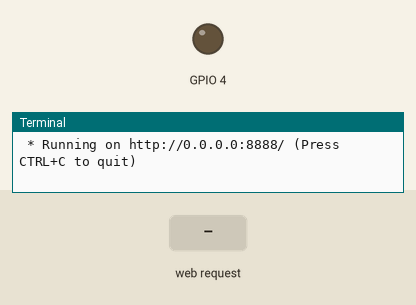
The program below on a simulated Raspberry Pi (BCM pin numbers). On the bench: output pins drawn as LEDs (lit = HIGH), the last lines printed to the terminal. The inputs (shaded band) are chosen by the test bench. The clock reads 2024-03-15 10:24:30 at power-on unless the program sets it.

Above: at 1.2 s.
1.3 s: HTTP request for /on received
At 2.5 s:
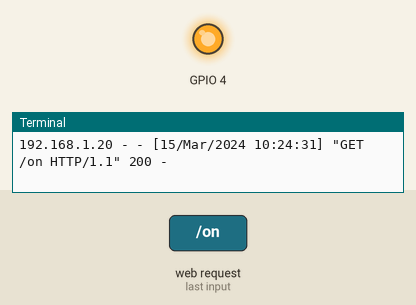
2.8 s: HTTP request for /off received
At 3.8 s:
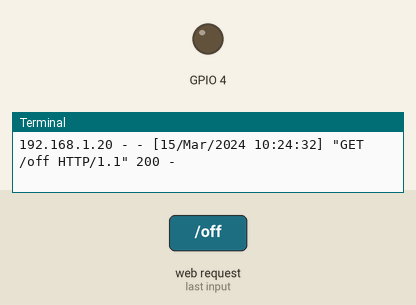
Timing chart, 0 to 5.8 s (numbered marks = the images above; inputs shaded):
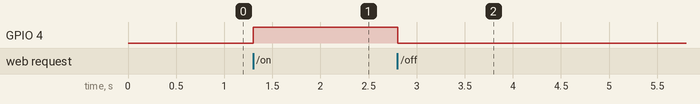

The program:

start.py
```python
from flask import Flask, render_template, jsonify
from tmpg import get_temp
import RPi.GPIO as GPIO
import time


app = Flask(__name__)

@app.route("/")
def index():

    return render_template("index.html")

@app.route("/tmp_info", methods=['GET', 'POST'])
def tmp_info():

	tmp, hum = get_temp()
	tmp_info = {'tmp': tmp, 'hum': hum}
	return jsonify(tmp_info)


@app.route("/on")
def on():
    GPIO.setmode(GPIO.BCM)
    GPIO.setup(4,GPIO.OUT)
    GPIO.setwarnings(False)
    GPIO.output(4,GPIO.HIGH)
    return render_template("main.html")

@app.route("/off")
def off():
    GPIO.setmode(GPIO.BCM)
    GPIO.setup(4,GPIO.OUT)
    GPIO.setwarnings(False)
    GPIO.output(4,GPIO.LOW)
    return render_template("main.html")


if __name__=="__main__":
    app.run(host='0.0.0.0', port=8888, debug=True)
```

tmpg.py
```python
#!/usr/bin/python

import RPi.GPIO as GPIO
import time
import requests
import json

def DHT11():
  channel = 18
  data = []
  j = 0

  GPIO.setmode(GPIO.BOARD)
  time.sleep(1)
  GPIO.setup(channel, GPIO.OUT)
  GPIO.output(channel, GPIO.LOW)
  time.sleep(0.02)
  GPIO.output(channel, GPIO.HIGH)
  GPIO.setup(channel, GPIO.IN)

  while GPIO.input(channel) == GPIO.LOW:
       continue

  while GPIO.input(channel) == GPIO.HIGH:
       continue

  while j < 40:
       k = 0
       while GPIO.input(channel) == GPIO.LOW:
           continue

       while GPIO.input(channel) == GPIO.HIGH:
           k += 1
           if k > 100:
               break
       if k < 25:
           data.append(0)
       else:
           data.append(1)

       j += 1


  humidity_bit = data[0:8]
  humidity_point_bit = data[8:16]
  temperature_bit = data[16:24]
  temperature_point_bit = data[24:32]
  check_bit = data[32:40]

  global humidity
  global temperature
  global check
  humidity_point = 0
  temperature_point = 0
  check = 0
  temperature = 0
  humidity = 0

  for i in range(8):
       humidity += humidity_bit[i] * 2 ** (7 - i)
       humidity_point += humidity_point_bit[i] * 2 ** (7 - i)
       temperature += temperature_bit[i] * 2 ** (7 - i)
       temperature_point += temperature_point_bit[i] * 2 ** (7 - i)
       check += check_bit[i] * 2 ** (7 - i)

  global tmp
  tmp = humidity + humidity_point + temperature + temperature_point
  GPIO.cleanup()
  return temperature, humidity

def get_temp():

  x, y = DHT11()
  while check != tmp or tmp == 0:
    x, y = DHT11()
  return x, y
```

Measured:
- after the input at 1.3 s, GPIO 4: LOW → HIGH at once
- after the input at 2.8 s, GPIO 4: HIGH → LOW at once
